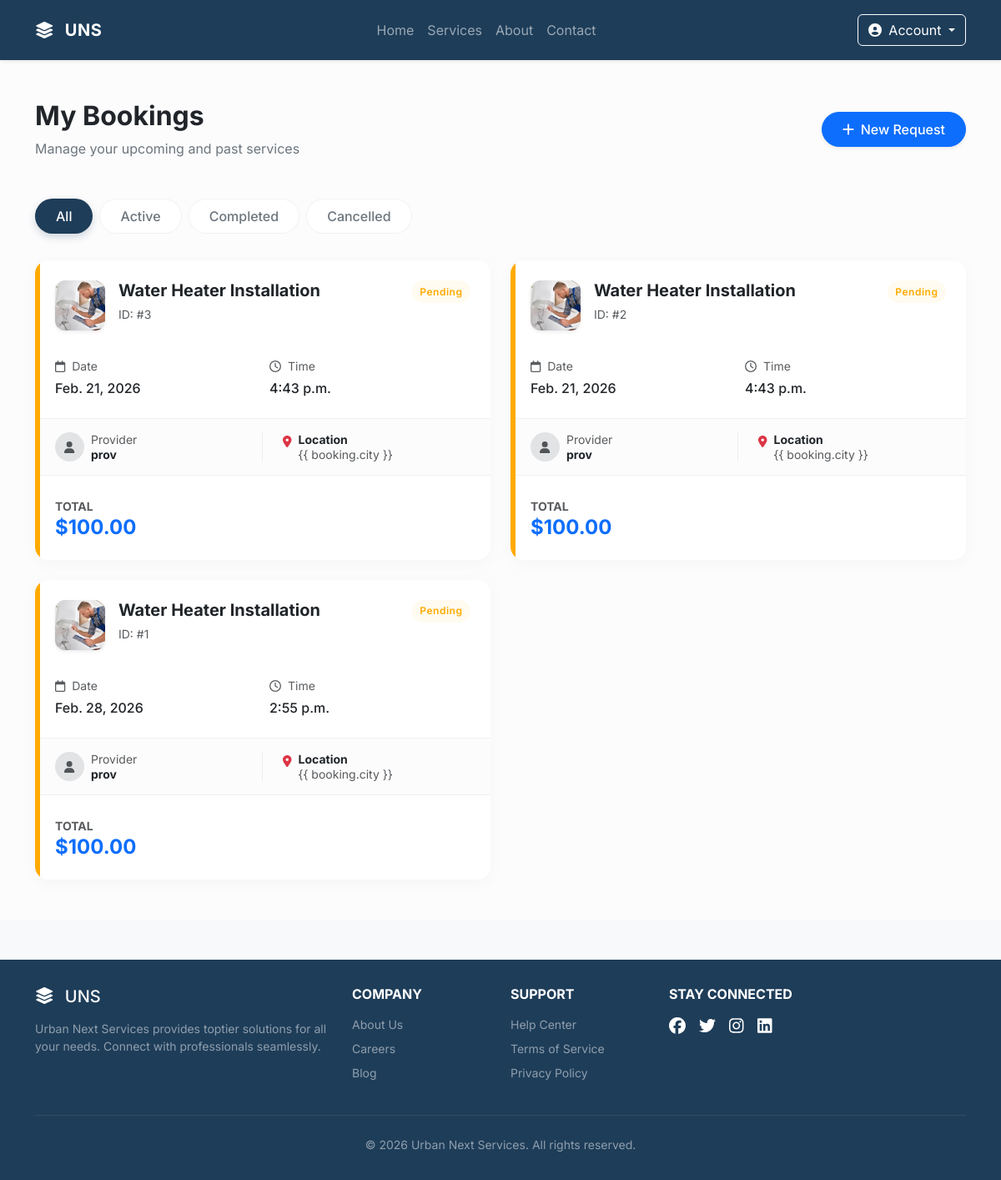
/bookings/my_bookings/ (signed in), run on the app's committed database.
### bookings/models.py (models this page shows, shortened)
class Booking(models.Model):
    STATUS_CHOICES = (
        ('PENDING', 'Pending'),
        ('ACCEPTED', 'Accepted'),
        ('REJECTED', 'Rejected'),
        ('COMPLETED', 'Completed'),
        ('CANCELLED', 'Cancelled'),
    )
    customer = models.ForeignKey(User, on_delete=models.CASCADE, related_name="customer_bookings")
    provider = models.ForeignKey(ProviderProfile, on_delete=models.CASCADE, related_name="provider_bookings")
    service = models.ForeignKey(Service, on_delete=models.CASCADE)
    city = models.CharField(max_length=100)
    service_address = models.TextField()
    booking_date = models.DateField()
    booking_time = models.TimeField()
    price = models.DecimalField(max_digits=8, decimal_places=2)
    status = models.CharField(max_length=20, choices=STATUS_CHOICES, default='PENDING')
    created_at = models.DateTimeField(auto_now_add=True)

### services/models.py (models this page shows, shortened)
class Service(models.Model):
    category = models.ForeignKey(ServiceType, on_delete=models.CASCADE, related_name="services")
    image = models.ImageField(upload_to="service_images/", null=True, blank=True)
    icon = models.ImageField(upload_to="service_icons/", null=True, blank=True)
    name = models.CharField(max_length=150)
    description = models.TextField()
    base_price = models.DecimalField(max_digits=8, decimal_places=2)
    estimated_duration_minutes = models.IntegerField()
    is_active = models.BooleanField(default=True)

### accounts/models.py (models this page shows, shortened)
class ProviderProfile(models.Model):
    user = models.OneToOneField(User, on_delete=models.CASCADE)
    profile_picture = models.ImageField(upload_to="profile_pictures/", null=True, blank=True)
    experience_years = models.IntegerField(default=0)
    bio = models.TextField(blank=True)
    service_radius_km = models.IntegerField(default=10)
    is_available = models.BooleanField(default=True)
    is_approved = models.BooleanField(default=False)
    rating = models.FloatField(default=0)
    total_jobs = models.IntegerField(default=0)
    created_at = models.DateTimeField(auto_now_add=True)

class User(models.Model):
    ROLE_CHOICES = (
        ('CUSTOMER', 'Customer'),
        ('PROVIDER', 'Provider'),
    )
    username = models.CharField(max_length=120)
    email = models.EmailField(unique=True)
    password = models.CharField(max_length=255)  # store hashed password
    phone = models.IntegerField()
    role = models.CharField(max_length=20, choices=ROLE_CHOICES, default='CUSTOMER')
    first_name = models.CharField(max_length=100, blank=True, null=True)
    last_name = models.CharField(max_length=100, blank=True, null=True)
    city = models.CharField(max_length=100, blank=True, null=True)
    address = models.TextField(blank=True, null=True)
    is_active = models.BooleanField(default=True)
    is_verified = models.BooleanField(default=False)
    created_at = models.DateTimeField(auto_now_add=True)

### bookings/views.py (the view)
# urls.py: path('my_bookings/', views.my_bookings, name='my_bookings'),
def my_bookings(request):
    user_id = request.session.get('user_id')
    if not user_id:
        return redirect('login')
    user = get_object_or_404(User, id=user_id)
    bookings = Booking.objects.filter(customer=user).select_related(
        'service',
        'provider',
        'provider__user'
    ).order_by('-created_at')
    context = {
        'bookings': bookings,
    }
    return render(request, 'bookings/my_bookings.html', context)

### bookings/templates/bookings/my_bookings.html (shortened to what this page needs)
{% extends 'base.html' %}
{% load static %}
{% block content %}
<div class="bg-light-subtle min-vh-100" style="background-color: #f3f5f9;">
    <div class="container py-5">
        <div class="row align-items-center mb-5">
            <div class="col-md-7">
                <h2 class="fw-bold text-dark mb-2">My Bookings</h2>
                <p class="text-secondary m-0">Manage your upcoming and past services</p>
            </div>
            <div class="col-md-5 text-md-end mt-4 mt-md-0">
                <a href="{% url 'services:services_list' %}"
                    class="btn btn-primary rounded-pill px-4 py-2 shadow-sm fw-medium">
                    <i class="fa-solid fa-plus me-2"></i>New Request
                </a>
            </div>
        </div>
        {% if bookings %}
        <div class="d-flex justify-content-center justify-content-md-start mb-4">
            <ul class="nav nav-pills" id="bookingTabs" role="tablist">
                <li class="nav-item">
                    <button class="nav-link active" onclick="filterBookings('all', this)">All</button>
                </li>
                <li class="nav-item">
                    <button class="nav-link" onclick="filterBookings('active', this)">Active</button>
                </li>
                <li class="nav-item">
                    <button class="nav-link" onclick="filterBookings('completed', this)">Completed</button>
                </li>
                <li class="nav-item">
                    <button class="nav-link" onclick="filterBookings('cancelled', this)">Cancelled</button>
                </li>
            </ul>
        </div>
        <div class="row g-4" id="bookingsContainer">
            {% for booking in bookings %}
            <div class="col-lg-6 booking-item" data-status="{{ booking.status }}"
                data-category="{% if booking.status == 'PENDING' or booking.status == 'ACCEPTED' %}active{% elif booking.status == 'COMPLETED' %}completed{% else %}cancelled{% endif %}">
                <div class="booking-card pl-3">
                    <div class="card-status-strip status-{{ booking.status }}"></div>
                    <div class="p-4">
                        <div class="d-flex justify-content-between align-items-start mb-3">
                            <div class="d-flex">
                                {% if booking.service.icon %}
                                <img src="{{ booking.service.icon.url }}" class="service-icon-box shadow-sm"
                                    alt="Service">
                                {% else %}
                                <div class="service-icon-box shadow-sm text-primary">
                                    <i class="fa-solid fa-layer-group fa-lg"></i>
                                </div>
                                {% endif %}
                                <div class="ms-3">
                                    <h5 class="fw-bold text-dark mb-1">{{ booking.service.name }}</h5>
                                    <span class="text-muted small">ID: #{{ booking.id }}</span>
                                </div>
                            </div>
                            <span class="badge-status badge-{{ booking.status }}">
                                {{ booking.get_status_display }}
                            </span>
                        </div>
                        <div class="row g-3 mt-2">
                            <div class="col-6">
                                <div class="d-flex align-items-center text-muted small mb-1">
                                    <i class="fa-regular fa-calendar me-2"></i> Date
                                </div>
                                <div class="fw-medium text-dark">{{ booking.booking_date }}</div>
                            </div>
                            <div class="col-6">
                                <div class="d-flex align-items-center text-muted small mb-1">
                                    <i class="fa-regular fa-clock me-2"></i> Time
                                </div>
                                <div class="fw-medium text-dark">{{ booking.booking_time }}</div>
                            </div>
                        </div>
                    </div>
                    <div class="provider-section px-4 py-3">
                        <div class="row align-items-center">
                            <div class="col-md-6 border-end-md">
                                <div class="d-flex align-items-center">
                                    {% if booking.provider.profile_picture %}
                                    <img src="{{ booking.provider.profile_picture.url }}"
                                        class="rounded-circle border border-white shadow-sm me-2"
                                        style="width: 35px; height: 35px; object-fit: cover;">
                                    {% else %}
                                    <div class="rounded-circle bg-secondary-subtle d-flex align-items-center justify-content-center me-2"
                                        style="width: 35px; height: 35px;">
                                        <i class="fa-solid fa-user text-muted small"></i>
                                    </div>
                                    {% endif %}
                                    <div class="lh-sm">
                                        <div class="small text-muted">Provider</div>
                                        <div class="fw-bold text-dark small">{{ booking.provider.user.username }}</div>
                                    </div>
                                </div>
                            </div>
                            <div class="col-md-6 mt-3 mt-md-0 ps-md-4">
                                <div class="d-flex align-items-start">
                                    <i class="fa-solid fa-location-dot text-danger me-2 mt-1 small"></i>
                                    <div class="lh-sm">
                                        <div class="small fw-bold text-dark">Location</div>
                                        <div class="small text-muted text-truncate" style="max-width: 150px;">{{
                                            booking.city }}</div>
                                    </div>
                                </div>
                            </div>
                        </div>
                    </div>
                    <div class="p-4 d-flex justify-content-between align-items-center">
                        <div>
                            <span class="text-muted small text-uppercase fw-bold">Total</span>
                            <div class="h4 fw-bold text-primary mb-0">${{ booking.price }}</div>
                        </div>
                    </div>
                </div>
            </div>
            {% endfor %}
        </div>
        {% endif %}
    </div>
</div>
{% endblock %}

### static/css/style.css (style rules this page uses)
:root { --primary-color: #1e3d59; --secondary-color: #ff6e40; --light-bg: #f8f9fa; --dark-bg: #111; }
body { font-family: 'Inter', sans-serif; }

### templates/base.html (style rules this page uses)
body { font-family: 'Inter', sans-serif; display: flex; flex-direction: column; min-height: 100vh; background-color: #f8f9fa; }
.nav-link, .btn { transition: all 0.2s ease-in-out; }

### bookings/templates/bookings/my_bookings.html (style rules this page uses)
:root { --status-pending-bg: #fffbf0; --status-pending-color: #ffaa00; --status-accepted-bg: #f0f7ff; --status-accepted-color: #0099ff; --status-completed-bg: #f0fff4; --status-completed-color: #00cc44; --status-cancelled-bg: #f8f9fa; --status-cancelled-color: #6c757d; --status-rejected-bg: #fff0f0; --status-rejected-color: #ff4444; }
.booking-card { background: #ffffff; border: none; border-radius: 16px; box-shadow: 0 4px 20px rgba(0, 0, 0, 0.03); transition: all 0.3s ease; overflow: hidden; position: relative; height: 100%; }
.card-status-strip { width: 6px; position: absolute; top: 0; bottom: 0; left: 0; z-index: 1; }
.status-PENDING { background-color: var(--status-pending-color); }
.badge-status { font-size: 0.75rem; padding: 0.35em 0.8em; border-radius: 50px; font-weight: 600; letter-spacing: 0.5px; }
.badge-PENDING { background: var(--status-pending-bg); color: var(--status-pending-color); }
.service-icon-box { width: 60px; height: 60px; border-radius: 12px; display: flex; align-items: center; justify-content: center; background: #f8f9fa; object-fit: cover; }
.provider-section { background: #fcfcfc; border-top: 1px solid #f0f0f0; border-bottom: 1px solid #f0f0f0; }
.nav-pills .nav-link { color: #6c757d; font-weight: 500; padding: 0.5rem 1.5rem; border-radius: 50px; transition: all 0.2s; background: white; border: 1px solid rgba(0, 0, 0, 0.05); margin-right: 0.5rem; margin-bottom: 0.5rem; }
.nav-pills .nav-link.active { background-color: var(--primary-color); color: white; box-shadow: 0 4px 10px rgba(30, 61, 89, 0.2); }
@media (min-width: 768px) { .border-end-md { border-right: 1px solid #eee; } }

### data on the page
Booking: service.icon (picture), service.name "Water Heater Installation", id "3", status "Pending", booking_date "Feb. 21, 2026", booking_time "4:43 p.m.", provider.user.username "prov", price "100.00"
Booking: service.icon (picture), service.name "Water Heater Installation", id "2", status "Pending", booking_date "Feb. 21, 2026", booking_time "4:43 p.m.", provider.user.username "prov", price "100.00"
Booking: service.icon (picture), service.name "Water Heater Installation", id "1", status "Pending", booking_date "Feb. 28, 2026", booking_time "2:55 p.m.", provider.user.username "prov", price "100.00"
